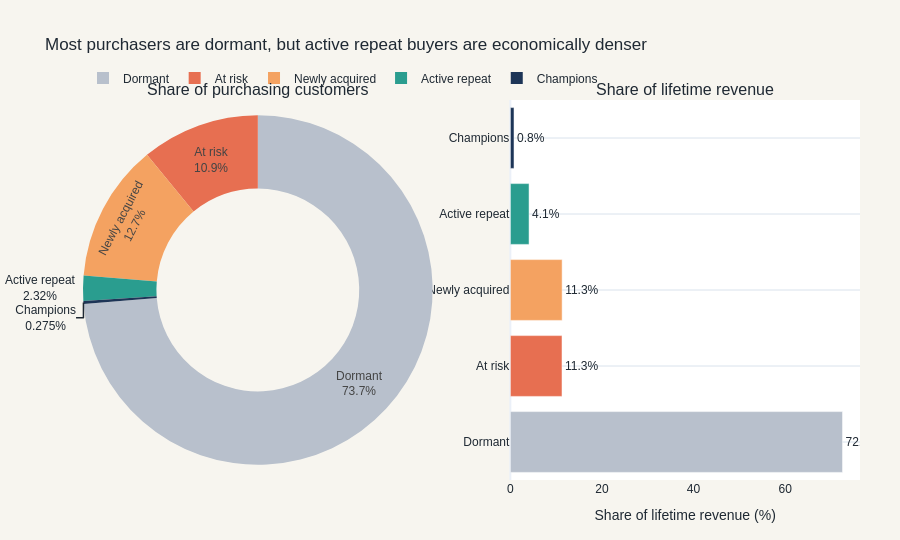

The notebook cell saved with this chart:
### Markdown cell above
## 3. Customer Segment Split

I used a simple RFM-style segmentation at the March 31, 2026 snapshot date:
- `Champions`: purchased in the last 90 days, at least 3 orders, and above the 75th percentile for lifetime revenue
- `Active repeat`: purchased in the last 90 days with at least 2 orders
- `Newly acquired`: first and only purchase inside the last 90 days
- `At risk`: last purchase 91 to 180 days ago
- `Dormant`: last purchase more than 180 days ago

### Code cell
fig_segments = make_subplots(
    rows=1,
    cols=2,
    specs=[[{'type': 'domain'}, {'type': 'xy'}]],
    subplot_titles=('Share of purchasing customers', 'Share of lifetime revenue'),
)

fig_segments.add_trace(
    go.Pie(
        labels=segment_summary['segment'].astype(str),
        values=segment_summary['customers'],
        hole=0.58,
        sort=False,
        marker=dict(colors=[SEGMENT_COLORS[label] for label in segment_summary['segment'].astype(str)]),
        textinfo='label+percent',
        hovertemplate='%{label}<br>Customers: %{value:,}<br>Share: %{percent}<extra></extra>',
    ),
    row=1,
    col=1,
)

fig_segments.add_trace(
    go.Bar(
        y=segment_summary['segment'].astype(str),
        x=segment_summary['revenue_share'] * 100,
        orientation='h',
        marker_color=[SEGMENT_COLORS[label] for label in segment_summary['segment'].astype(str)],
        text=(segment_summary['revenue_share'] * 100).round(1).astype(str) + '%',
        textposition='outside',
        hovertemplate='%{y}<br>Revenue share: %{x:.1f}%<br>Avg orders: %{customdata:.2f}<extra></extra>',
        customdata=segment_summary['avg_orders'],
        showlegend=False,
    ),
    row=1,
    col=2,
)

style_figure(fig_segments, 'Most purchasers are dormant, but active repeat buyers are economically denser', height=540)
fig_segments.update_xaxes(title_text='Share of lifetime revenue (%)', row=1, col=2)
fig_segments.update_yaxes(title_text='', row=1, col=2)
fig_segments.show()

### Figure 1 — Plotly figure (JSON) as saved in the notebook; plotly's stock layout.template omitted (floating-point values rounded to 4 significant figures)
{"data": [{"domain": {"x": [0, 0.45], "y": [0, 1]}, "hole": 0.58, "hovertemplate": "%{label}<br>Customers: %{value:,}<br>Share: %{percent}<extra></extra>", "labels": ["Dormant", "At risk", "Newly acquired", "Active repeat", "Champions"], "marker": {"colors": ["#b8c0cc", "#e76f51", "#f4a261", "#2a9d8f", "#1d3557"]}, "sort": false, "textinfo": "label+percent", "type": "pie", "values": [19549, 2898, 3379, 614, 73]}, {"customdata": [1.115, 1.175, 1.0, 2.034, 3.123], "hovertemplate": "%{y}<br>Revenue share: %{x:.1f}%<br>Avg orders: %{customdata:.2f}<extra></extra>", "marker": {"color": ["#b8c0cc", "#e76f51", "#f4a261", "#2a9d8f", "#1d3557"]}, "orientation": "h", "showlegend": false, "text": ["72.5%", "11.3%", "11.3%", "4.1%", "0.8%"], "textposition": "outside", "type": "bar", "x": [72.53, 11.28, 11.31, 4.083, 0.8002], "xaxis": "x", "y": ["Dormant", "At risk", "Newly acquired", "Active repeat", "Champions"], "yaxis": "y"}], "layout": {"annotations": [{"font": {"size": 16}, "showarrow": false, "text": "Share of purchasing customers", "x": 0.225, "xanchor": "center", "xref": "paper", "y": 1, "yanchor": "bottom", "yref": "paper"}, {"font": {"size": 16}, "showarrow": false, "text": "Share of lifetime revenue", "x": 0.775, "xanchor": "center", "xref": "paper", "y": 1, "yanchor": "bottom", "yref": "paper"}], "font": {"color": "#1f2933", "family": "Avenir Next, Arial, sans-serif"}, "height": 540, "hovermode": "x unified", "legend": {"orientation": "h", "x": 0, "xanchor": "left", "y": 1.02, "yanchor": "bottom"}, "margin": {"b": 60, "l": 60, "r": 40, "t": 100}, "paper_bgcolor": "#f7f5ef", "plot_bgcolor": "white", "title": {"text": "Most purchasers are dormant, but active repeat buyers are economically denser"}, "xaxis": {"anchor": "y", "domain": [0.55, 1], "showgrid": false, "title": {"text": "Share of lifetime revenue (%)"}}, "yaxis": {"anchor": "x", "domain": [0, 1], "gridcolor": "#d9e2ec", "title": {"text": ""}}}}
